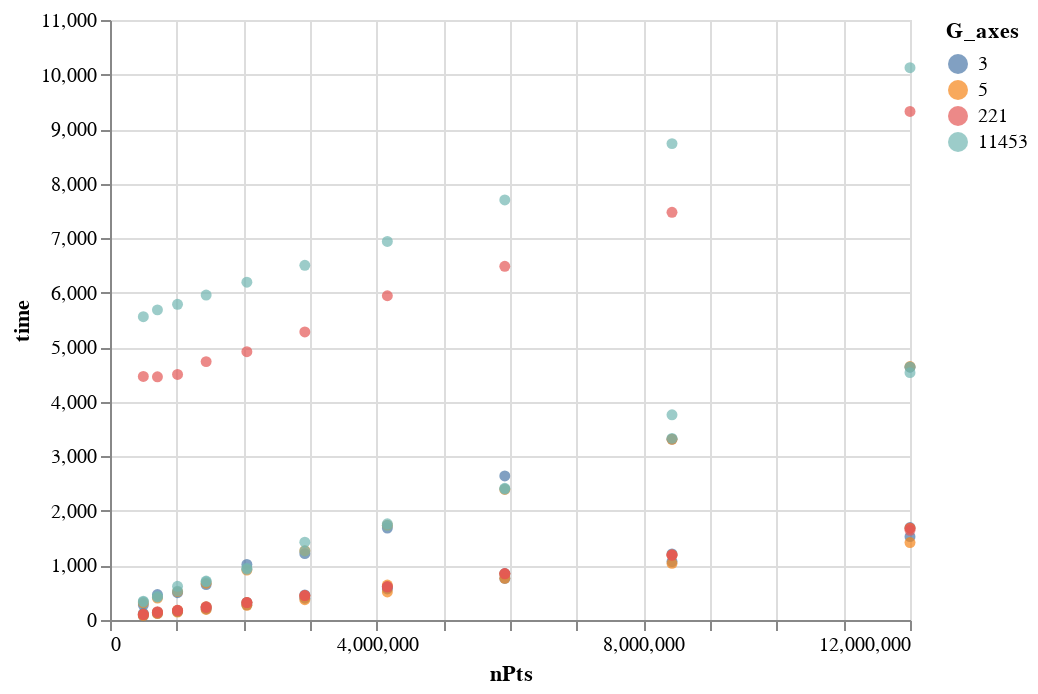

The notebook cell this image was saved under:
### Code cell
alt.Chart(color_bar).mark_circle().encode(
    y = "time",
    x = "nPts",
    color = alt.Color("G_axes",type="nominal")
)

### Figure 1 — Vega-Lite specification as saved in the notebook (floating-point values rounded to 4 significant figures)
{"config": {"view": {"continuousWidth": 400, "continuousHeight": 300}}, "data": {"name": "data-76280be294f032a4d2b156bc4e6e33e1"}, "mark": "circle", "encoding": {"color": {"type": "nominal", "field": "G_axes"}, "x": {"type": "quantitative", "field": "nPts"}, "y": {"type": "quantitative", "field": "time"}}, "$schema": "https://vega.github.io/schema/vega-lite/v4.8.1.json", "datasets": {"data-76280be294f032a4d2b156bc4e6e33e1": [{"nPts": 499999, "time": 78.94, "G_axes": 3, "G_color": 5, "ga*gc": 15}, {"nPts": 499999, "time": 119.9, "G_axes": 3, "G_color": 221, "ga*gc": 663}, {"nPts": 499999, "time": 274.3, "G_axes": 3, "G_color": 11453, "ga*gc": 34359}, {"nPts": 499999, "time": 80.22, "G_axes": 5, "G_color": 3, "ga*gc": 15}, {"nPts": 499999, "time": 103.9, "G_axes": 5, "G_color": 221, "ga*gc": 1105}, {"nPts": 499999, "time": 313.0, "G_axes": 5, "G_color": 11453, "ga*gc": 57265}, {"nPts": 499999, "time": 101.5, "G_axes": 221, "G_color": 3, "ga*gc": 663}, {"nPts": 499999, "time": 100.8, "G_axes": 221, "G_color": 5, "ga*gc": 1105}, {"nPts": 499999, "time": 4465.0, "G_axes": 221, "G_color": 11453, "ga*gc": 2531113}, {"nPts": 499999, "time": 330.8, "G_axes": 11453, "G_color": 3, "ga*gc": 34359}, {"nPts": 499999, "time": 346.2, "G_axes": 11453, "G_color": 5, "ga*gc": 57265}, {"nPts": 499999, "time": 5561.0, "G_axes": 11453, "G_color": 221, "ga*gc": 2531113}, {"nPts": 711748, "time": 119.5, "G_axes": 3, "G_color": 5, "ga*gc": 15}, {"nPts": 711748, "time": 141.7, "G_axes": 3, "G_color": 221, "ga*gc": 663}, {"nPts": 711748, "time": 466.3, "G_axes": 3, "G_color": 11453, "ga*gc": 34359}, {"nPts": 711748, "time": 116.9, "G_axes": 5, "G_color": 3, "ga*gc": 15}, {"nPts": 711748, "time": 143.4, "G_axes": 5, "G_color": 221, "ga*gc": 1105}, {"nPts": 711748, "time": 401.1, "G_axes": 5, "G_color": 11453, "ga*gc": 57265}, {"nPts": 711748, "time": 152.2, "G_axes": 221, "G_color": 3, "ga*gc": 663}, {"nPts": 711748, "time": 137.3, "G_axes": 221, "G_color": 5, "ga*gc": 1105}, {"nPts": 711748, "time": 4459.0, "G_axes": 221, "G_color": 11453, "ga*gc": 2531113}, {"nPts": 711748, "time": 419.1, "G_axes": 11453, "G_color": 3, "ga*gc": 34359}, {"nPts": 711748, "time": 431.4, "G_axes": 11453, "G_color": 5, "ga*gc": 57265}, {"nPts": 711748, "time": 5686.0, "G_axes": 11453, "G_color": 221, "ga*gc": 2531113}, {"nPts": 1013173, "time": 153.5, "G_axes": 3, "G_color": 5, "ga*gc": 15}, {"nPts": 1013173, "time": 168.8, "G_axes": 3, "G_color": 221, "ga*gc": 663}, {"nPts": 1013173, "time": 500.2, "G_axes": 3, "G_color": 11453, "ga*gc": 34359}, {"nPts": 1013173, "time": 144.5, "G_axes": 5, "G_color": 3, "ga*gc": 15}, {"nPts": 1013173, "time": 181.4, "G_axes": 5, "G_color": 221, "ga*gc": 1105}, {"nPts": 1013173, "time": 520.5, "G_axes": 5, "G_color": 11453, "ga*gc": 57265}, {"nPts": 1013173, "time": 174.1, "G_axes": 221, "G_color": 3, "ga*gc": 663}, {"nPts": 1013173, "time": 178.5, "G_axes": 221, "G_color": 5, "ga*gc": 1105}, {"nPts": 1013173, "time": 4502.0, "G_axes": 221, "G_color": 11453, "ga*gc": 2531113}, {"nPts": 1013173, "time": 617.4, "G_axes": 11453, "G_color": 3, "ga*gc": 34359}, {"nPts": 1013173, "time": 529.3, "G_axes": 11453, "G_color": 5, "ga*gc": 57265}, {"nPts": 1013173, "time": 5788.0, "G_axes": 11453, "G_color": 221, "ga*gc": 2531113}, {"nPts": 1442249, "time": 202.8, "G_axes": 3, "G_color": 5, "ga*gc": 15}, {"nPts": 1442249, "time": 236.7, "G_axes": 3, "G_color": 221, "ga*gc": 663}, {"nPts": 1442249, "time": 650.2, "G_axes": 3, "G_color": 11453, "ga*gc": 34359}, {"nPts": 1442249, "time": 194.2, "G_axes": 5, "G_color": 3, "ga*gc": 15}, {"nPts": 1442249, "time": 244.3, "G_axes": 5, "G_color": 221, "ga*gc": 1105}, {"nPts": 1442249, "time": 675.0, "G_axes": 5, "G_color": 11453, "ga*gc": 57265}, {"nPts": 1442249, "time": 228.1, "G_axes": 221, "G_color": 3, "ga*gc": 663}, {"nPts": 1442249, "time": 242.6, "G_axes": 221, "G_color": 5, "ga*gc": 1105}, {"nPts": 1442249, "time": 4737.0, "G_axes": 221, "G_color": 11453, "ga*gc": 2531113}, {"nPts": 1442249, "time": 700.5, "G_axes": 11453, "G_color": 3, "ga*gc": 34359}, {"nPts": 1442249, "time": 714.2, "G_axes": 11453, "G_color": 5, "ga*gc": 57265}, {"nPts": 1442249, "time": 5958.0, "G_axes": 11453, "G_color": 221, "ga*gc": 2531113}, {"nPts": 2053039, "time": 277.7, "G_axes": 3, "G_color": 5, "ga*gc": 15}, {"nPts": 2053039, "time": 322.7, "G_axes": 3, "G_color": 221, "ga*gc": 663}, {"nPts": 2053039, "time": 1019.0, "G_axes": 3, "G_color": 11453, "ga*gc": 34359}, {"nPts": 2053039, "time": 268.3, "G_axes": 5, "G_color": 3, "ga*gc": 15}, {"nPts": 2053039, "time": 320.0, "G_axes": 5, "G_color": 221, "ga*gc": 1105}, {"nPts": 2053039, "time": 916.4, "G_axes": 5, "G_color": 11453, "ga*gc": 57265}, {"nPts": 2053039, "time": 318.9, "G_axes": 221, "G_color": 3, "ga*gc": 663}, {"nPts": 2053039, "time": 319.4, "G_axes": 221, "G_color": 5, "ga*gc": 1105}, {"nPts": 2053039, "time": 4919.0, "G_axes": 221, "G_color": 11453, "ga*gc": 2531113}, {"nPts": 2053039, "time": 949.7, "G_axes": 11453, "G_color": 3, "ga*gc": 34359}, {"nPts": 2053039, "time": 929.1, "G_axes": 11453, "G_color": 5, "ga*gc": 57265}, {"nPts": 2053039, "time": 6192.0, "G_axes": 11453, "G_color": 221, "ga*gc": 2531113}, {"nPts": 2922496, "time": 400.4, "G_axes": 3, "G_color": 5, "ga*gc": 15}, {"nPts": 2922496, "time": 459.9, "G_axes": 3, "G_color": 221, "ga*gc": 663}, {"nPts": 2922496, "time": 1216.0, "G_axes": 3, "G_color": 11453, "ga*gc": 34359}, {"nPts": 2922496, "time": 371.4, "G_axes": 5, "G_color": 3, "ga*gc": 15}, {"nPts": 2922496, "time": 444.3, "G_axes": 5, "G_color": 221, "ga*gc": 1105}, {"nPts": 2922496, "time": 1271.0, "G_axes": 5, "G_color": 11453, "ga*gc": 57265}, {"nPts": 2922496, "time": 448.4, "G_axes": 221, "G_color": 3, "ga*gc": 663}, {"nPts": 2922496, "time": 446.5, "G_axes": 221, "G_color": 5, "ga*gc": 1105}, {"nPts": 2922496, "time": 5281.0, "G_axes": 221, "G_color": 11453, "ga*gc": 2531113}, {"nPts": 2922496, "time": 1426.0, "G_axes": 11453, "G_color": 3, "ga*gc": 34359}, {"nPts": 2922496, "time": 1264.0, "G_axes": 11453, "G_color": 5, "ga*gc": 57265}, {"nPts": 2922496, "time": 6502.0, "G_axes": 11453, "G_color": 221, "ga*gc": 2531113}, {"nPts": 4160167, "time": 569.3, "G_axes": 3, "G_color": 5, "ga*gc": 15}, {"nPts": 4160167, "time": 609.4, "G_axes": 3, "G_color": 221, "ga*gc": 663}, {"nPts": 4160167, "time": 1686.0, "G_axes": 3, "G_color": 11453, "ga*gc": 34359}, {"nPts": 4160167, "time": 513.7, "G_axes": 5, "G_color": 3, "ga*gc": 15}, {"nPts": 4160167, "time": 640.1, "G_axes": 5, "G_color": 221, "ga*gc": 1105}, {"nPts": 4160167, "time": 1739.0, "G_axes": 5, "G_color": 11453, "ga*gc": 57265}, {"nPts": 4160167, "time": 613.6, "G_axes": 221, "G_color": 3, "ga*gc": 663}, {"nPts": 4160167, "time": 603.8, "G_axes": 221, "G_color": 5, "ga*gc": 1105}, {"nPts": 4160167, "time": 5945.0, "G_axes": 221, "G_color": 11453, "ga*gc": 2531113}, {"nPts": 4160167, "time": 1764.0, "G_axes": 11453, "G_color": 3, "ga*gc": 34359}, {"nPts": 4160167, "time": 1731.0, "G_axes": 11453, "G_color": 5, "ga*gc": 57265}, {"nPts": 4160167, "time": 6940.0, "G_axes": 11453, "G_color": 221, "ga*gc": 2531113}, {"nPts": 5921989, "time": 760.8, "G_axes": 3, "G_color": 5, "ga*gc": 15}, {"nPts": 5921989, "time": 851.9, "G_axes": 3, "G_color": 221, "ga*gc": 663}, {"nPts": 5921989, "time": 2641.0, "G_axes": 3, "G_color": 11453, "ga*gc": 34359}, {"nPts": 5921989, "time": 764.7, "G_axes": 5, "G_color": 3, "ga*gc": 15}, {"nPts": 5921989, "time": 845.7, "G_axes": 5, "G_color": 221, "ga*gc": 1105}, {"nPts": 5921989, "time": 2393.0, "G_axes": 5, "G_color": 11453, "ga*gc": 57265}, {"nPts": 5921989, "time": 851.1, "G_axes": 221, "G_color": 3, "ga*gc": 663}, {"nPts": 5921989, "time": 847.2, "G_axes": 221, "G_color": 5, "ga*gc": 1105}, {"nPts": 5921989, "time": 6485.0, "G_axes": 221, "G_color": 11453, "ga*gc": 2531113}, {"nPts": 5921989, "time": 2400.0, "G_axes": 11453, "G_color": 3, "ga*gc": 34359}, {"nPts": 5921989, "time": 2415.0, "G_axes": 11453, "G_color": 5, "ga*gc": 57265}, {"nPts": 5921989, "time": 7702.0, "G_axes": 11453, "G_color": 221, "ga*gc": 2531113}, {"nPts": 8429939, "time": 1071.0, "G_axes": 3, "G_color": 5, "ga*gc": 15}, {"nPts": 8429939, "time": 1212.0, "G_axes": 3, "G_color": 221, "ga*gc": 663}, {"nPts": 8429939, "time": 3315.0, "G_axes": 3, "G_color": 11453, "ga*gc": 34359}, {"nPts": 8429939, "time": 1038.0, "G_axes": 5, "G_color": 3, "ga*gc": 15}, {"nPts": 8429939, "time": 1192.0, "G_axes": 5, "G_color": 221, "ga*gc": 1105}, {"nPts": 8429939, "time": 3314.0, "G_axes": 5, "G_color": 11453, "ga*gc": 57265}, {"nPts": 8429939, "time": 1187.0, "G_axes": 221, "G_color": 3, "ga*gc": 663}, {"nPts": 8429939, "time": 1195.0, "G_axes": 221, "G_color": 5, "ga*gc": 1105}, {"nPts": 8429939, "time": 7475.0, "G_axes": 221, "G_color": 11453, "ga*gc": 2531113}, {"nPts": 8429939, "time": 3761.0, "G_axes": 11453, "G_color": 3, "ga*gc": 34359}, {"nPts": 8429939, "time": 3330.0, "G_axes": 11453, "G_color": 5, "ga*gc": 57265}, {"nPts": 8429939, "time": 8734.0, "G_axes": 11453, "G_color": 221, "ga*gc": 2531113}, {"nPts": 12000000, "time": 1529.0, "G_axes": 3, "G_color": 5, "ga*gc": 15}, {"nPts": 12000000, "time": 1695.0, "G_axes": 3, "G_color": 221, "ga*gc": 663}, {"nPts": 12000000, "time": 4634.0, "G_axes": 3, "G_color": 11453, "ga*gc": 34359}, {"nPts": 12000000, "time": 1420.0, "G_axes": 5, "G_color": 3, "ga*gc": 15}, {"nPts": 12000000, "time": 1683.0, "G_axes": 5, "G_color": 221, "ga*gc": 1105}, {"nPts": 12000000, "time": 4647.0, "G_axes": 5, "G_color": 11453, "ga*gc": 57265}, {"nPts": 12000000, "time": 1684.0, "G_axes": 221, "G_color": 3, "ga*gc": 663}, {"nPts": 12000000, "time": 1644.0, "G_axes": 221, "G_color": 5, "ga*gc": 1105}, {"nPts": 12000000, "time": 9324.0, "G_axes": 221, "G_color": 11453, "ga*gc": 2531113}, {"nPts": 12000000, "time": 4639.0, "G_axes": 11453, "G_color": 3, "ga*gc": 34359}, {"nPts": 12000000, "time": 4535.0, "G_axes": 11453, "G_color": 5, "ga*gc": 57265}, {"nPts": 12000000, "time": 10130.0, "G_axes": 11453, "G_color": 221, "ga*gc": 2531113}]}}
